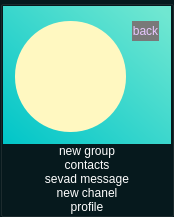
    <widget class="QGroupBox" name="setting">
     <property name="minimumSize">
      <size>
       <width>0</width>
       <height>0</height>
      </size>
     </property>
     <property name="maximumSize">
      <size>
       <width>0</width>
       <height>0</height>
      </size>
     </property>
     <property name="styleSheet">
      <string notr="true">background-color: rgb(6, 25, 29);
border-color: none;
</string>
     </property>
     <property name="title">
      <string/>
     </property>
     <layout class="QVBoxLayout" name="verticalLayout_4" stretch="0,2,2,2,2,2">
      <property name="spacing">
       <number>0</number>
      </property>
      <property name="leftMargin">
       <number>0</number>
      </property>
      <property name="topMargin">
       <number>0</number>
      </property>
      <property name="rightMargin">
       <number>0</number>
      </property>
      <property name="bottomMargin">
       <number>0</number>
      </property>
      <item>
       <widget class="QGroupBox" name="groupBox_7">
        <property name="minimumSize">
         <size>
          <width>0</width>
          <height>0</height>
         </size>
        </property>
        <property name="maximumSize">
         <size>
          <width>400</width>
          <height>350</height>
         </size>
        </property>
        <property name="styleSheet">
         <string notr="true">color: rgb(232, 199, 255);
border:none;
background-color: rgb(239, 197, 255);
background-color: qlineargradient(spread:pad, x1:0, y1:1, x2:0.975962, y2:0.063, stop:0 rgba(0, 197, 200, 255), stop:1 rgba(112, 231, 209, 255));
border-radius:0px;</string>
        </property>
        <property name="title">
         <string/>
        </property>
        <layout class="QGridLayout" name="gridLayout_6">
         <item row="0" column="0">
          <layout class="QGridLayout" name="gridLayout_4">
           <item row="0" column="0">
            <spacer name="verticalSpacer_4">
             <property name="orientation">
              <enum>Qt::Vertical</enum>
             </property>
             <property name="sizeHint" stdset="0">
              <size>
               <width>20</width>
               <height>40</height>
              </size>
             </property>
            </spacer>
           </item>
           <item row="1" column="0">
            <widget class="QPushButton" name="pushButton_15">
             <property name="enabled">
              <bool>false</bool>
             </property>
             <property name="minimumSize">
              <size>
               <width>111</width>
               <height>111</height>
              </size>
             </property>
             <property name="maximumSize">
              <size>
               <width>111</width>
               <height>111</height>
              </size>
             </property>
             <property name="styleSheet">
              <string notr="true">border-radius:55px;
background-color: rgb(255, 248, 193);</string>
             </property>
             <property name="text">
              <string/>
             </property>
            </widget>
           </item>
           <item row="1" column="1">
            <spacer name="horizontalSpacer_2">
             <property name="orientation">
              <enum>Qt::Horizontal</enum>
             </property>
             <property name="sizeHint" stdset="0">
              <size>
               <width>40</width>
               <height>20</height>
              </size>
             </property>
            </spacer>
           </item>
          </layout>
         </item>
         <item row="0" column="1">
          <layout class="QGridLayout" name="gridLayout_3">
           <item row="1" column="1">
            <widget class="QPushButton" name="pushButton_16">
             <property name="maximumSize">
              <size>
               <width>41</width>
               <height>29</height>
              </size>
             </property>
             <property name="styleSheet">
              <string notr="true">background-color: rgb(121, 121, 121);</string>
             </property>
             <property name="text">
              <string>back</string>
             </property>
            </widget>
           </item>
           <item row="2" column="1">
            <spacer name="verticalSpacer_3">
             <property name="orientation">
              <enum>Qt::Vertical</enum>
             </property>
             <property name="sizeHint" stdset="0">
              <size>
               <width>20</width>
               <height>40</height>
              </size>
             </property>
            </spacer>
           </item>
           <item row="1" column="0">
            <spacer name="horizontalSpacer">
             <property name="orientation">
              <enum>Qt::Horizontal</enum>
             </property>
             <property name="sizeHint" stdset="0">
              <size>
               <width>40</width>
               <height>20</height>
              </size>
             </property>
            </spacer>
           </item>
          </layout>
         </item>
        </layout>
       </widget>
      </item>
      <item>
       <widget class="QPushButton" name="pushButton_13">
        <property name="minimumSize">
         <size>
          <width>0</width>
          <height>0</height>
         </size>
        </property>
        <property name="styleSheet">
         <string notr="true">QPushButton{
	
font: 700 10pt &quot;Segoe UI&quot;;
font: 600 11pt &quot;Segoe UI&quot;;
	color: rgb(255, 255, 255);
background: rgb(70, 30, 40,0);
border-radius:15px;
border-radius:10px;
background-color: rgb(201, 209, 213,0);
	font: 900 9pt &quot;Segoe UI Black&quot;;

}
QPushButton::hover
{

}</string>
        </property>
        <property name="text">
         <string>new group</string>
        </property>
       </widget>
      </item>
      <item>
       <widget class="QPushButton" name="pushButton_10">
        <property name="minimumSize">
         <size>
          <width>0</width>
          <height>0</height>
         </size>
        </property>
        <property name="styleSheet">
         <string notr="true">QPushButton{
	
font: 700 10pt &quot;Segoe UI&quot;;
font: 600 11pt &quot;Segoe UI&quot;;
	color: rgb(255, 255, 255);
background: rgb(70, 30, 40,0);
border-radius:15px;
border-radius:10px;
background-color: rgb(201, 209, 213,0);
	font: 900 9pt &quot;Segoe UI Black&quot;;

}
QPushButton::hover
{

}</string>
        </property>
        <property name="text">
         <string>contacts</string>
        </property>
       </widget>
      </item>
      <item>
       <widget class="QPushButton" name="pushButton_11">
        <property name="minimumSize">
         <size>
          <width>0</width>
          <height>0</height>
         </size>
        </property>
        <property name="styleSheet">
         <string notr="true">QPushButton{
	
font: 700 10pt &quot;Segoe UI&quot;;
font: 600 11pt &quot;Segoe UI&quot;;
	color: rgb(255, 255, 255);
background: rgb(70, 30, 40,0);
border-radius:15px;
border-radius:10px;
background-color: rgb(201, 209, 213,0);
	font: 900 9pt &quot;Segoe UI Black&quot;;

}
QPushButton::hover
{

}</string>
        </property>
        <property name="text">
         <string>sevad message</string>
        </property>
       </widget>
      </item>
      <item>
       <widget class="QPushButton" name="pushButton_12">
        <property name="minimumSize">
         <size>
          <width>0</width>
          <height>0</height>
         </size>
        </property>
        <property name="styleSheet">
         <string notr="true">QPushButton{
	
font: 700 10pt &quot;Segoe UI&quot;;
font: 600 11pt &quot;Segoe UI&quot;;
	color: rgb(255, 255, 255);
background: rgb(70, 30, 40,0);
border-radius:15px;
border-radius:10px;
background-color: rgb(201, 209, 213,0);
	font: 900 9pt &quot;Segoe UI Black&quot;;

}
QPushButton::hover
{

}</string>
        </property>
        <property name="text">
         <string>new chanel</string>
        </property>
       </widget>
      </item>
      <item>
       <widget class="QPushButton" name="pushButton_14">
        <property name="minimumSize">
         <size>
          <width>0</width>
          <height>0</height>
         </size>
        </property>
        <property name="styleSheet">
         <string notr="true">QPushButton{
	
font: 700 10pt &quot;Segoe UI&quot;;
font: 600 11pt &quot;Segoe UI&quot;;
	color: rgb(255, 255, 255);
background: rgb(70, 30, 40,0);
border-radius:15px;
border-radius:10px;
background-color: rgb(201, 209, 213,0);
	font: 900 9pt &quot;Segoe UI Black&quot;;

}
QPushButton::hover
{

}</string>
        </property>
        <property name="text">
         <string>profile</string>
        </property>
       </widget>
      </item>
     </layout>
    </widget>
